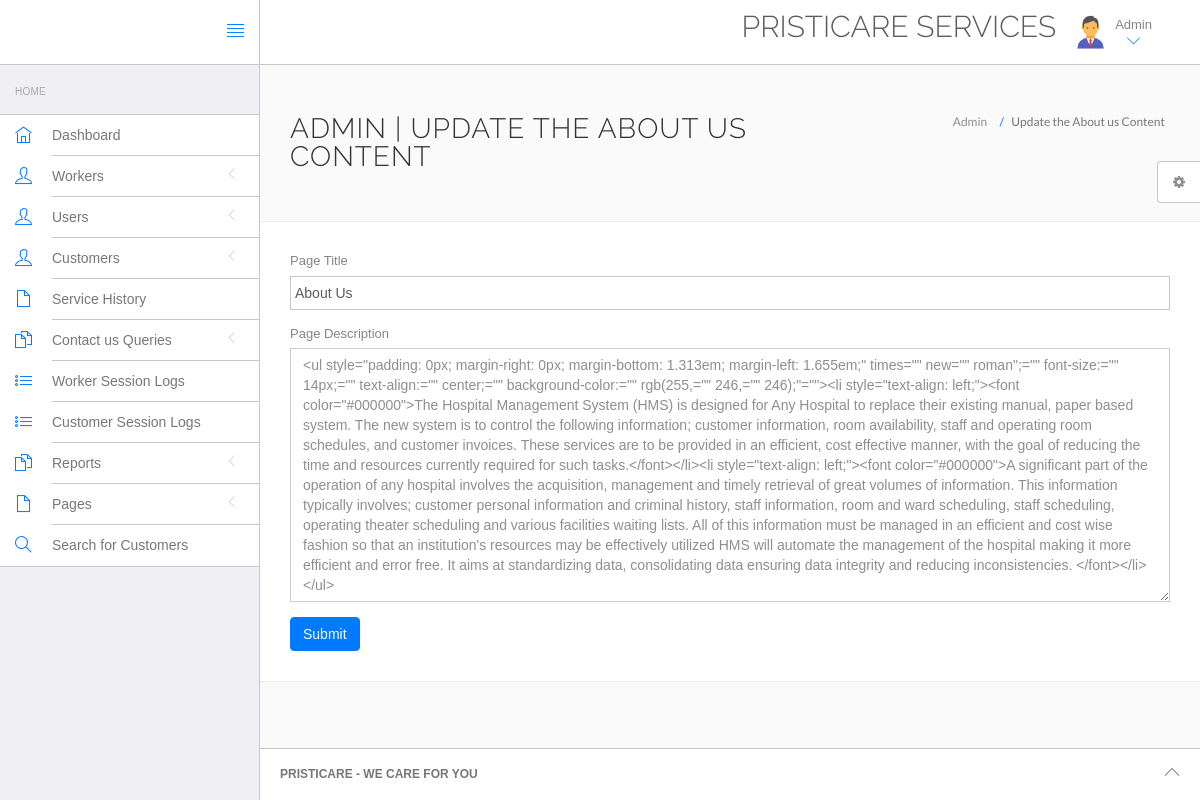
The page /PristiCare/hms/admin/about-us.php (signed in) on the database its author committed.
### tables this page shows
CREATE TABLE `tblpage` (
  `ID` int(10) NOT NULL,
  `PageType` varchar(200) DEFAULT NULL,
  `PageTitle` varchar(200) DEFAULT NULL,
  `PageDescription` mediumtext DEFAULT NULL,
  `Email` varchar(120) DEFAULT NULL,
  `MobileNumber` bigint(10) DEFAULT NULL,
  `UpdationDate` timestamp NULL DEFAULT current_timestamp(),
  `OpenningTime` varchar(255) DEFAULT NULL
);

### PristiCare/hms/admin/about-us.php (the view, shortened to what this page needs)
<?php
include('include/config.php');
if(strlen($_SESSION['id']==0)) {
 header('location:logout.php');
  } else{
?>
<!DOCTYPE html>
<html lang="en">
	<head>
		<link rel="stylesheet" href="vendor/bootstrap/css/bootstrap.min.css">
		<link rel="stylesheet" href="vendor/fontawesome/css/font-awesome.min.css">
		<link rel="stylesheet" href="vendor/themify-icons/themify-icons.min.css">
		<link href="vendor/animate.css/animate.min.css" rel="stylesheet" media="screen">
		<link href="vendor/perfect-scrollbar/perfect-scrollbar.min.css" rel="stylesheet" media="screen">
		<link href="vendor/switchery/switchery.min.css" rel="stylesheet" media="screen">
		<link href="vendor/bootstrap-touchspin/jquery.bootstrap-touchspin.min.css" rel="stylesheet" media="screen">
		<link href="vendor/select2/select2.min.css" rel="stylesheet" media="screen">
		<link href="vendor/bootstrap-datepicker/bootstrap-datepicker3.standalone.min.css" rel="stylesheet" media="screen">
		<link href="vendor/bootstrap-timepicker/bootstrap-timepicker.min.css" rel="stylesheet" media="screen">
		<link rel="stylesheet" href="assets/css/styles.css">
		<link rel="stylesheet" href="assets/css/plugins.css">
		<link rel="stylesheet" href="assets/css/themes/theme-1.css" id="skin_color" />
	</head>
	<body>
		<div id="app">
<?php include('include/sidebar.php');?>
			<div class="app-content">
					<?php include('include/header.php');?>
				<div class="main-content" >
					<div class="wrap-content container" id="container">
						<section id="page-title">
							<div class="row">
								<div class="col-sm-8">
									<h1 class="mainTitle">Admin  | Update the About us Content</h1>
																	</div>
								<ol class="breadcrumb">
									<li>
										<span>Admin </span>
									</li>
									<li class="active">
										<span>Update the About us Content</span>
									</li>
								</ol>
							</div>
						</section>
						<div class="container-fluid container-fullw bg-white">
									<div class="row">
								<div class="col-md-12">
                  <form class="forms-sample" method="post">
                    <?php
$ret=mysqli_query($con,"select * from  tblpage where PageType='aboutus'");
while ($row=mysqli_fetch_array($ret)) {
?>
                    <div class="form-group">
                       <label for="exampleInputUsername1">Page Title</label>
                      <input id="pagetitle" name="pagetitle" type="text" class="form-control" required="true" value="<?php  echo $row['PageTitle'];?>">
                    </div>
                    <div class="form-group">
                      <label for="exampleInputEmail1">Page Description</label>
                      <textarea class="form-control" name="pagedes" id="pagedes" rows="12"><?php  echo $row['PageDescription'];?></textarea>
                    </div>
                    <?php } ?>
                    <button type="submit" class="btn btn-primary mr-2" name="submit">Submit</button>
                  </form>
								</div>
							</div>
								</div>
					</div>
				</div>
			</div>
	<?php include('include/footer.php');?>
	<?php include('include/setting.php');?>
		</div>
	</body>
</html>
<?php } ?>

### PristiCare/hms/admin/assets/css/themes/theme-1.css (style rules this page uses)
body { background: #FAFAFA; }

### rows shown on the page
tblpage: pagetitle "About Us", pagedes "<ul style=\"padding: 0px; margin-right: 0px; margin-bottom: 1.313em; margin-left: 1.655em;\" times=\"\" new=\"\" roman\";=\"\" font-size:=\"\" 14px;=\"\" text-align:=\"\" center;=\"\" background-color:=\"\" rgb(255,=\"\" 246,=\"\" 246);\"=\"\"><li style=\"text-align: left;\"><font color=\"#000000\">The Hospital Management System (HMS) is designed for Any Hospital to replace their existing manual, paper based system. The new system is to control the following information; customer information, room availability, staff and operating room schedules, and customer invoices. These services are to be provided in an efficient, cost effective manner, with the goal of reducing the time and resources currently required for such…"
